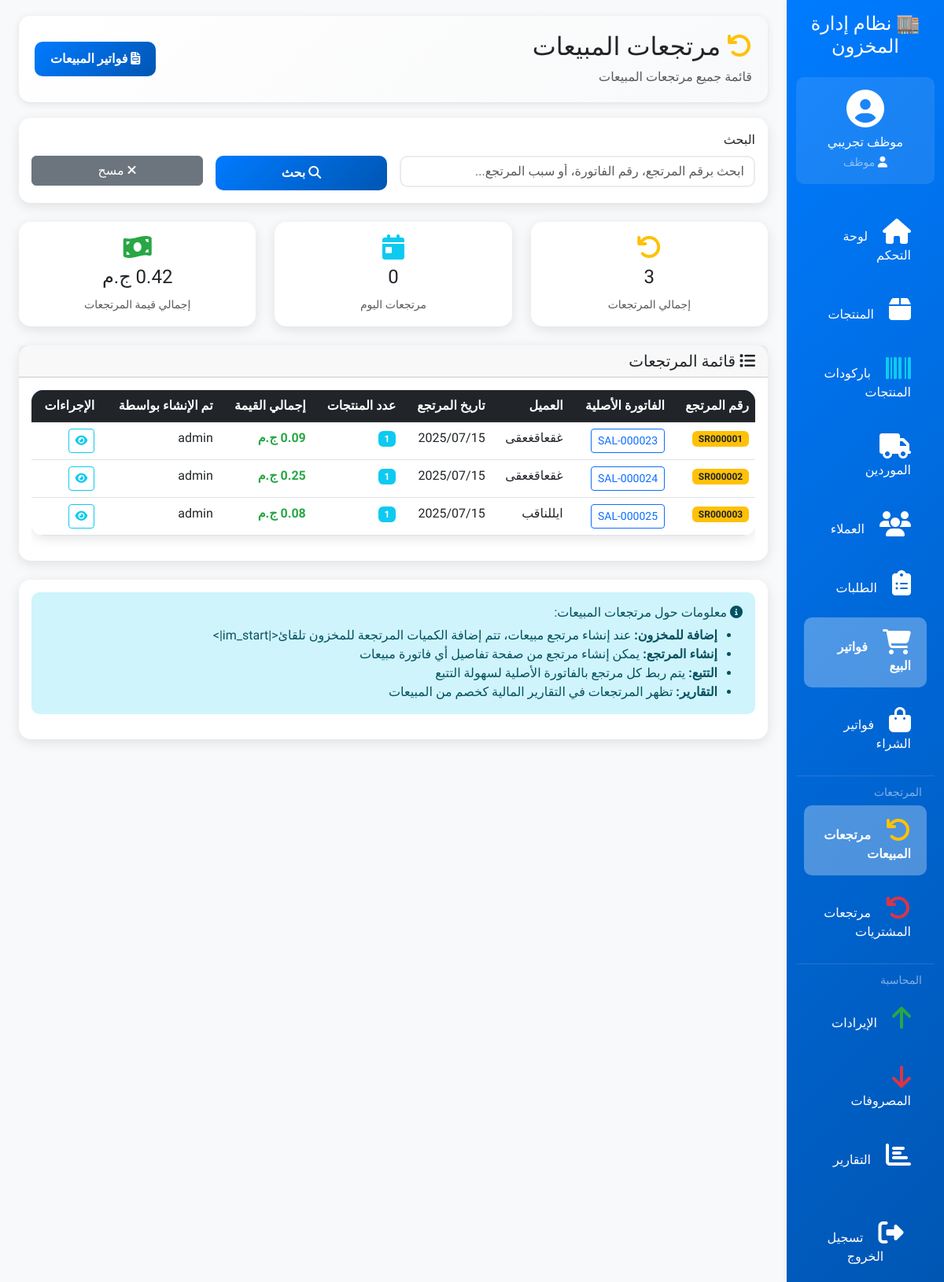
Page /sale-returns/ (signed in) on the earlier database version.
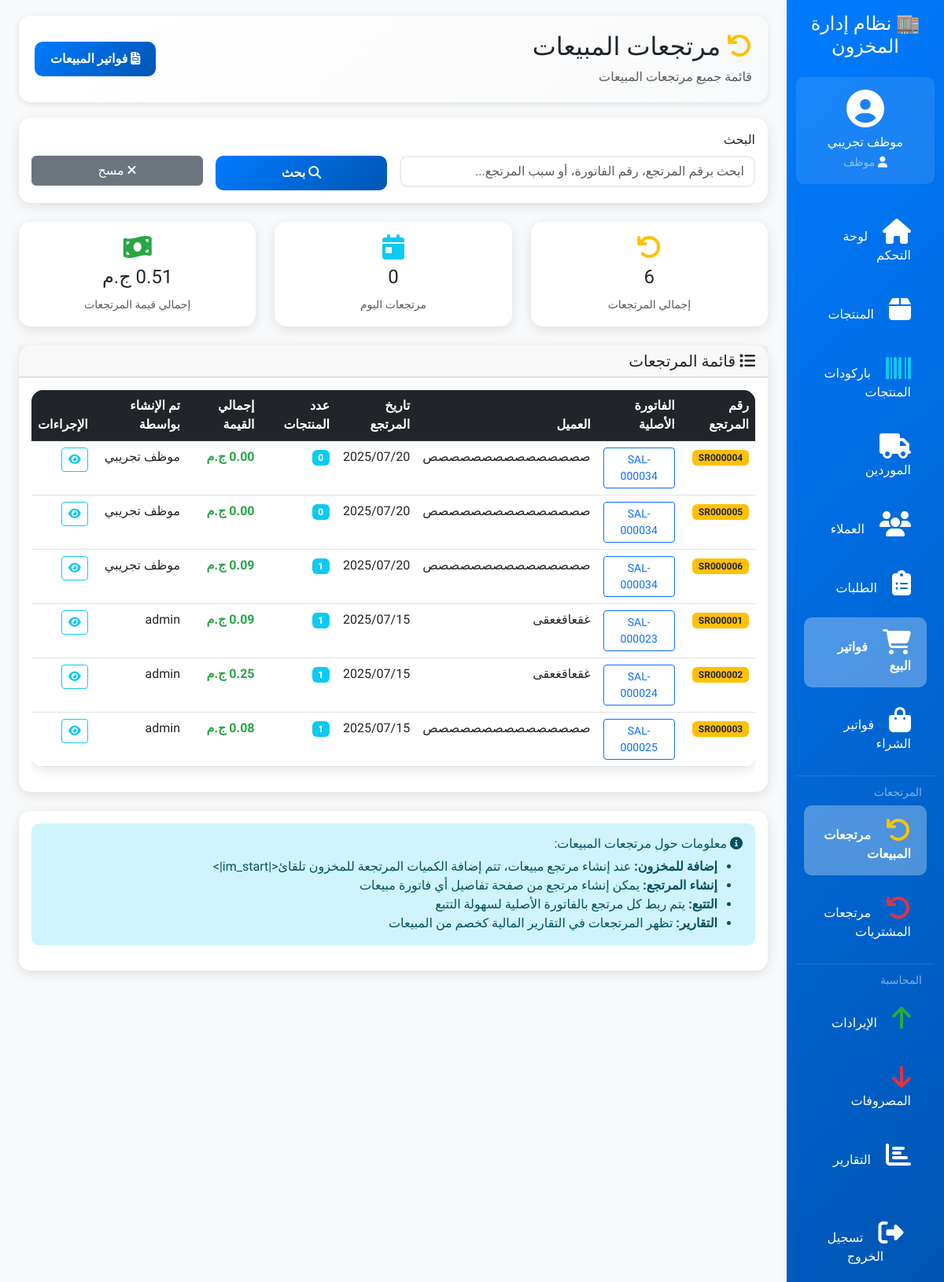
Same page on the later database version.
### inventory/models.py (models this page shows, shortened)
class SaleReturn(models.Model):
    original_invoice = models.ForeignKey(
        SaleInvoice,
        on_delete=models.CASCADE,
        verbose_name="الفاتورة الأصلية",
        related_name="returns"
    )
    return_number = models.CharField(
        max_length=20,
        unique=True,
        verbose_name="رقم المرتجع"
    )
    return_date = models.DateField(
        auto_now_add=True,
        verbose_name="تاريخ المرتجع"
    )
    reason = models.TextField(
        verbose_name="سبب المرتجع",
        help_text="اذكر سبب إرجاع البضاعة"
    )
    total_amount = models.DecimalField(
        max_digits=10,
        decimal_places=2,
        default=0,
        verbose_name="إجمالي قيمة المرتجع"
    )
    created_by = models.ForeignKey(
        User,
        on_delete=models.SET_NULL,
        null=True,
        verbose_name="تم الإنشاء بواسطة"
    )
    created_at = models.DateTimeField(
        auto_now_add=True,
        verbose_name="تاريخ الإنشاء"
    )
    class Meta:
        verbose_name = "مرتجع مبيعات"
        verbose_name_plural = "مرتجعات المبيعات"
        ordering = ['-return_date', '-id']

class SaleInvoice(models.Model):
    invoice_number = models.CharField(max_length=50, unique=True, verbose_name="رقم الفاتورة")
    customer = models.ForeignKey(
        Customer,
        on_delete=models.CASCADE,
        verbose_name="العميل",
    )
    date = models.DateTimeField(auto_now_add=True, verbose_name="تاريخ الفاتورة")
    total_amount = models.DecimalField(
        max_digits=12,
        decimal_places=2,
        default=0,
        verbose_name="المبلغ الإجمالي",
    )
    notes = models.TextField(blank=True, null=True, verbose_name="ملاحظات")
    created_by = models.ForeignKey(
        User,
        on_delete=models.CASCADE,
        verbose_name="أنشئت بواسطة",
    )
    class Meta:
        verbose_name = "فاتورة بيع"
        verbose_name_plural = "فواتير البيع"
        ordering = ["-date"]

class Customer(models.Model):
    name = models.CharField(max_length=200, verbose_name="اسم العميل")
    phone = models.CharField(max_length=20, verbose_name="رقم الهاتف")
    email = models.EmailField(blank=True, null=True, verbose_name="البريد الإلكتروني")
    address = models.TextField(blank=True, null=True, verbose_name="العنوان")
    created_at = models.DateTimeField(auto_now_add=True, verbose_name="تاريخ الإنشاء")
    updated_at = models.DateTimeField(auto_now=True, verbose_name="تاريخ التحديث")
    class Meta:
        verbose_name = "عميل"
        verbose_name_plural = "العملاء"
        ordering = ["name"]

### inventory/views.py (the view)
# urls.py: path("sale-returns/", views.sale_return_list, name="sale_return_list"),
@login_required
def sale_return_list(request):
    from .models import SaleReturn
    returns = SaleReturn.objects.all().order_by('-return_date')
    search = request.GET.get('search')
    if search:
        returns = returns.filter(
            Q(return_number__icontains=search) |
            Q(original_invoice__invoice_number__icontains=search) |
            Q(reason__icontains=search)
        )
    total_returns = returns.count()
    today_returns = returns.filter(return_date=date.today()).count()
    total_amount = returns.aggregate(total=Sum('total_amount'))['total'] or 0
    context = {
        'returns': returns,
        'title': 'مرتجعات المبيعات',
        'total_returns': total_returns,
        'today_returns': today_returns,
        'total_amount': total_amount,
    }
    return render(request, 'inventory/sale_return_list.html', context)

### inventory/models.py (called while the page is built)
    def has_permission(self, permission_codename):
        return self.permissions.filter(codename=permission_codename).exists()

    @property
    def is_manager(self):
        if not self.role:
            return False
        manager_roles = [
            "مدير عام", "مدير نظام", "مدير", "مدير مبيعات",
            "مدير مخزون", "مدير مالي", "مدير تقني"
        ]
        return (
            self.role.name in manager_roles or
            self.role.has_permission('manage_employees') or
            self.role.has_permission('manage_roles')
        )

    @property
    def can_manage_employees(self):
        return (
            self.is_manager or
            (self.role and self.role.has_permission('manage_employees'))
        )

    @property
    def can_manage_roles(self):
        return (
            self.is_manager or
            (self.role and self.role.has_permission('manage_roles'))
        )

### inventory/templatetags/currency_tags.py (called while the page is built)
@register.filter
def currency(value, show_symbol=True):
    return format_currency(value, show_symbol)

### inventory/templates/inventory/sale_return_list.html (shortened to what the changed rows need)
{% extends 'base.html' %}
{% load currency_tags %}
{% block content %}
<div class="page-header">
    <div class="d-flex justify-content-between align-items-center">
        <div>
            <h2><i class="fas fa-undo text-warning"></i> {{ title }}</h2>
        </div>
    </div>
</div>
<div class="row mb-4">
    <div class="col-md-4">
        <div class="card text-center">
            <div class="card-body">
                <i class="fas fa-undo fa-2x text-warning mb-2"></i>
                <h4>{{ total_returns }}</h4>
                <small class="text-muted">إجمالي المرتجعات</small>
            </div>
        </div>
    </div>
    <div class="col-md-4">
        <div class="card text-center">
            <div class="card-body">
                <i class="fas fa-money-bill-wave fa-2x text-success mb-2"></i>
                <h4>{{ total_amount|currency }}</h4>
                <small class="text-muted">إجمالي قيمة المرتجعات</small>
            </div>
        </div>
    </div>
</div>
<div class="row">
    <div class="col-12">
        <div class="card">
            <div class="card-body">
                {% if returns %}
                    <div class="table-responsive">
                        <table class="table table-hover">
                            <thead class="table-dark">
                                <tr>
                                    <th>رقم المرتجع</th>
                                    <th>الفاتورة الأصلية</th>
                                    <th>العميل</th>
                                    <th>تاريخ المرتجع</th>
                                    <th>عدد المنتجات</th>
                                    <th>إجمالي القيمة</th>
                                    <th>تم الإنشاء بواسطة</th>
                                    <th>الإجراءات</th>
                                </tr>
                            </thead>
                            <tbody>
                                {% for return in returns %}
                                <tr>
                                    <td>
                                        <span class="badge bg-warning text-dark">{{ return.return_number }}</span>
                                    </td>
                                    <td>
                                        <a href="{% url 'sale_invoice_detail' return.original_invoice.pk %}"
                                           class="btn btn-sm btn-outline-primary">
                                            {{ return.original_invoice.invoice_number }}
                                        </a>
                                    </td>
                                    <td>{{ return.original_invoice.customer.name }}</td>
                                    <td>{{ return.return_date|date:"Y/m/d" }}</td>
                                    <td>
                                        <span class="badge bg-info">{{ return.items.count }}</span>
                                    </td>
                                    <td class="text-success fw-bold">{{ return.total_amount|currency }}</td>
                                    <td>{{ return.created_by.get_full_name|default:return.created_by.username }}</td>
                                    <td>
                                        <div class="btn-group" role="group">
                                            <a href="{% url 'sale_return_detail' return.pk %}"
                                               class="btn btn-sm btn-outline-info" title="عرض التفاصيل">
                                                <i class="fas fa-eye"></i>
                                            </a>
                                        </div>
                                    </td>
                                </tr>
                                {% endfor %}
                            </tbody>
                        </table>
                    </div>
                {% endif %}
            </div>
        </div>
    </div>
</div>
{% endblock %}

Differences in the rows shown:
added SaleReturn: return_number "SR000004", original_invoice.invoice_number "SAL-000034", original_invoice.customer.name "صصصصصصصصصصصصصصص", return_date "2025/07/20", items.count "0", total_amount "0.00 ج.م", created_by.get_full_name "موظف تجريبي"
added SaleReturn: return_number "SR000005", original_invoice.invoice_number "SAL-000034", original_invoice.customer.name "صصصصصصصصصصصصصصص", return_date "2025/07/20", items.count "0", total_amount "0.00 ج.م", created_by.get_full_name "موظف تجريبي"
added SaleReturn: return_number "SR000006", original_invoice.invoice_number "SAL-000034", original_invoice.customer.name "صصصصصصصصصصصصصصص", return_date "2025/07/20", items.count "1", total_amount "0.09 ج.م", created_by.get_full_name "موظف تجريبي"
changed through a linked row, SaleReturn "SR000003": original_invoice.customer.name "ايللناقب" → "صصصصصصصصصصصصصصص"
Other differences:
{{ total_returns }}: "3" → "6"
{{ total_amount|currency }}: "0.42 ج.م" → "0.51 ج.م"
